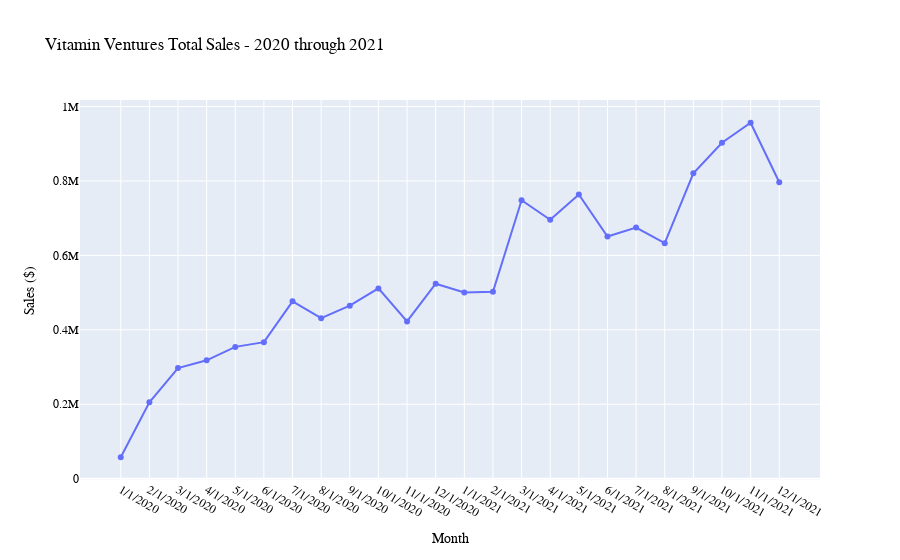

Notebook source saved alongside this figure:
### Code cell
x=df.date
y=df.sales
fig = go.Figure()
fig.add_trace(go.Scatter(x=x, y=y, mode='lines+markers'))
             
fig.update_layout(
    title="Vitamin Ventures Total Sales - 2020 through 2021",
    xaxis_title="Month",
    yaxis_title="Sales ($)",
    legend_title="Legend Title",
    font=dict(
        family="Courier New, monospace",
        size=12,
        color="Black"),
#xaxis = dict(
 #       tickmode = 'array',
 #      tickvals = [1, 4, 7, 10, 13, 16, 19, 21, 24,27],
 #       ticktext = ['Jan 2020', 'Apr 2020', 'Jul 2020', 'Oct 2020', 'Jan 2021', 'Apr 2021','Jul 2021','Oct 2021']
 #   )
)
    
fig.show()

### Figure 1 — Plotly figure (JSON) as saved in the notebook; plotly's stock layout.template omitted (floating-point values rounded to 4 significant figures)
{"data": [{"mode": "lines+markers", "type": "scatter", "x": ["1/1/2020", "2/1/2020", "3/1/2020", "4/1/2020", "5/1/2020", "6/1/2020", "7/1/2020", "8/1/2020", "9/1/2020", "10/1/2020", "11/1/2020", "12/1/2020", "1/1/2021", "2/1/2021", "3/1/2021", "4/1/2021", "5/1/2021", "6/1/2021", "7/1/2021", "8/1/2021", "9/1/2021", "10/1/2021", "11/1/2021", "12/1/2021"], "y": [57640.0, 205400.0, 297200.0, 318100.0, 354200.0, 366900.0, 476500.0, 431400.0, 464800.0, 511300.0, 422600.0, 523800.0, 500500.0, 502200.0, 748000.0, 695800.0, 763600.0, 650600.0, 674600.0, 632800.0, 820500.0, 902500.0, 956400.0, 796400.0]}], "layout": {"font": {"color": "Black", "family": "Courier New, monospace", "size": 12}, "legend": {"title": {"text": "Legend Title"}}, "title": {"text": "Vitamin Ventures Total Sales - 2020 through 2021"}, "xaxis": {"title": {"text": "Month"}}, "yaxis": {"title": {"text": "Sales ($)"}}}}
